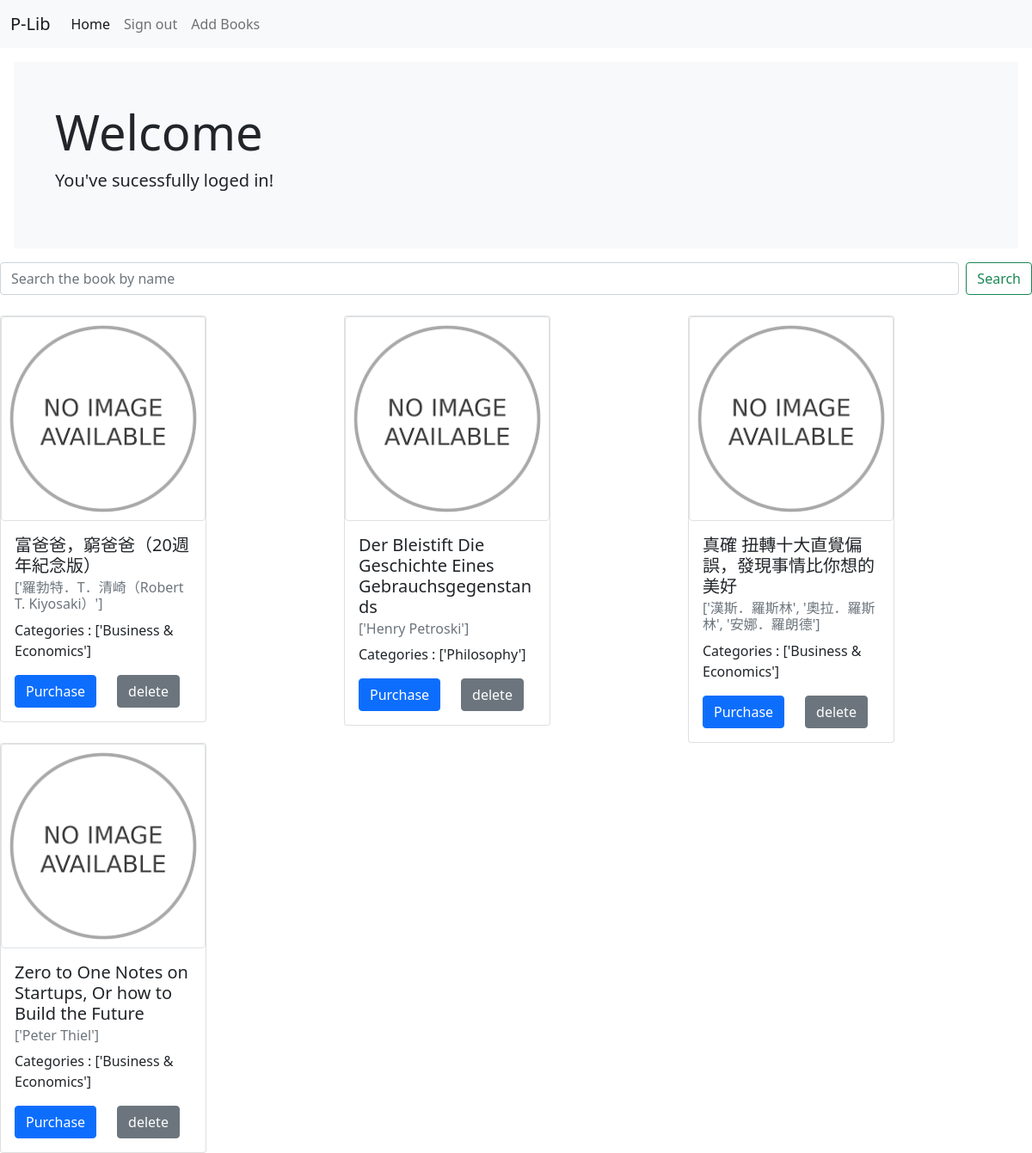
Before: /users/Welcome (signed in) with the older database file.
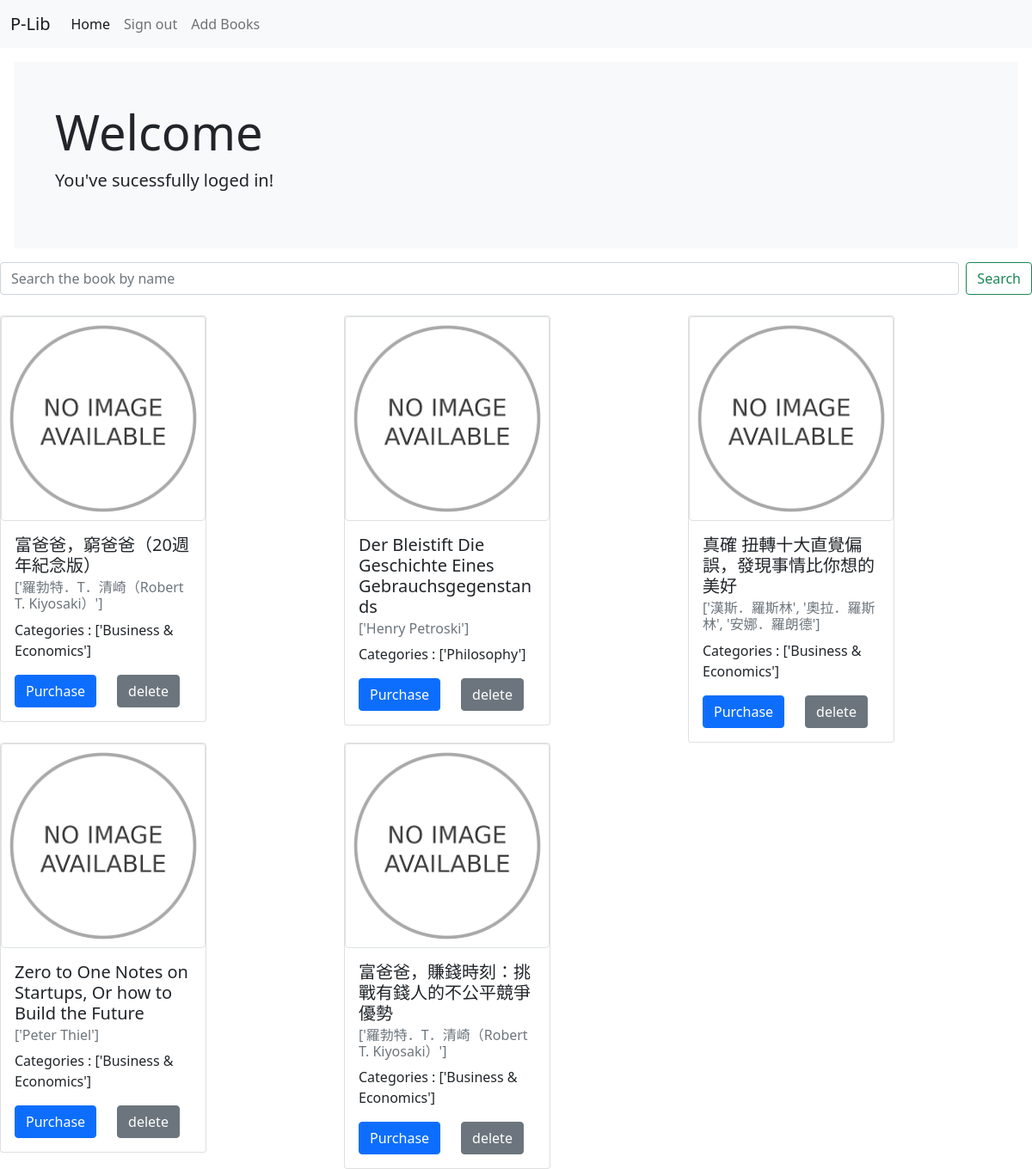
After: the same page with the newer database file.
### lib_project/models.py (models this page shows, shortened)
class Books(db.Model):
    __tablename__ = 'books'
    B_id = db.Column(db.Integer, primary_key = True)
    ISBN_10 = db.Column(db.Integer)
    ISBN_13 = db.Column(db.Integer)
    title = db.Column(db.Text)
    img_url = db.Column(db.Text)
    authors = db.Column(db.Text)
    categories = db.Column(db.Text)
    purchase_url = db.Column(db.Text)
    published_date = db.Column(db.Text)
    created_time = db.Column(db.DateTime, default=datetime.now, nullable=False)
    users_owned = db.relationship("Owned_Books",backref='books')

### lib_project/users/views.py (the view, shortened to what this page needs)
@users_blueprints.route('/Welcome', methods=['GET','POST'])
@login_required
def user_page():
    U_id = session['user_U_id']
    search_item = ''
    user = Users.query.filter_by(U_id=U_id).first()
    owned_books_id = user.get_books()
    owned_books = Books.query.filter(
        Books.B_id.in_(owned_books_id)
    )
    owned_books = [vars(b) for b in owned_books]
    if search_item:
        owned_books = [book for book in owned_books if search_item.lower() in book['title'].lower() or search_item.lower() in book['authors'].lower()]
    return render_template('user_page.html', owned_books = owned_books)

### lib_project/models.py (called while the page is built)
@login_manager.user_loader
def load_user(user_id):
    return Users.query.get(user_id)

    def get_books(self):
        books = []
        for book in self.owned_books:
            books.append(book.B_id)
        return books

### lib_project/users/templates/users/user_page.html (shortened to what this page needs)
{% extends "base.html" %}
{% block content %}
<div class="bg-light p-5 rounded-lg m-3">
    <h1 class="display-4">Welcome</h1>
    <p class="lead">You've sucessfully loged in!</p>
</div>
<form class="d-flex" method="post">
    <input class="form-control me-2" name="book" placeholder="Search the book by name" aria-label="Search">
    <button class="btn btn-outline-success" name='send' type="submit" value='search_books'>Search</button>
</form>
<br>
<div class="row row-cols-3" style="display: flex; flex-wrap: wrap; width: 100vw;">
    {% for book in owned_books %}
    <div class="col">
        <div class="card " style="width: 20vw;">
            <img src="{{book['img_url']}}" class="img-thumbnail" alt="Image not found" onerror="this.onerror=null;this.src='imageNotFound.png';" style=" width: 100%;  height: auto; object-fit: cover;">
            <div class="card-body">
                <h5 class="card-title">{{book['title']}}</h5>
                <h6 class="card-subtitle mb-2 text-muted">{{book['authors']}}</h6>
                <p class="card-text">Categories : {{book['categories']}}</p>
                <div class="row">
                    <div class="col">
                        <a href="{{book['purchase_url']}}" class="btn btn-primary" target="_blank">Purchase </a>
                    </div>
                    <div class="col">
                        <form method="post">
                            <input type="submit" name='send' class="btn btn-secondary " value='delete'>
                        </form>
                    </div>
                </div>
            </div>
        </div>
    </div>
    {% endfor %}
</div>
{% endblock %}

### lib_project/templates/base.html (shortened to what this page needs)
<!DOCTYPE html>
<html lang="en">
<head>
    <link href="https://cdn.jsdelivr.net/npm/bootstrap@5.0.0-beta3/dist/css/bootstrap.min.css" rel="stylesheet">
</head>
<body>
    <nav class="navbar navbar-expand-lg navbar-light bg-light">
        <div class="container-fluid">
          <a class="navbar-brand" href="{{url_for('index') }}">
            P-Lib
          </a>
          <div class="collapse navbar-collapse" id="navbarSupportedContent">
            <ul class="navbar-nav me-auto mb-2 mb-lg-0">
              {% if current_user.is_authenticated %}
              <li class="nav-item">
                <a class="nav-link active" aria-current="page" href="{{url_for('users.user_page') }}">Home</a>
              </li>
              <li class="nav-item">
                <a class="nav-link" href="{{url_for('users.logout') }}">Sign out</a>
              </li>
              <li class="nav-item">
                <a class="nav-link" href="{{url_for('books.search_books') }}">Add Books</a>
              </li>
              {% endif %}
            </ul>
          </div>
        </div>
    </nav>
  {% block content %}
  {% endblock %}
</body>
</html>

Changed rows visible on the page:
added Books: title "富爸爸，賺錢時刻：挑戰有錢人的不公平競爭優勢", authors "['羅勃特．T．清崎（Robert T. Kiyosaki）']", categories "['Business & Economics']"
